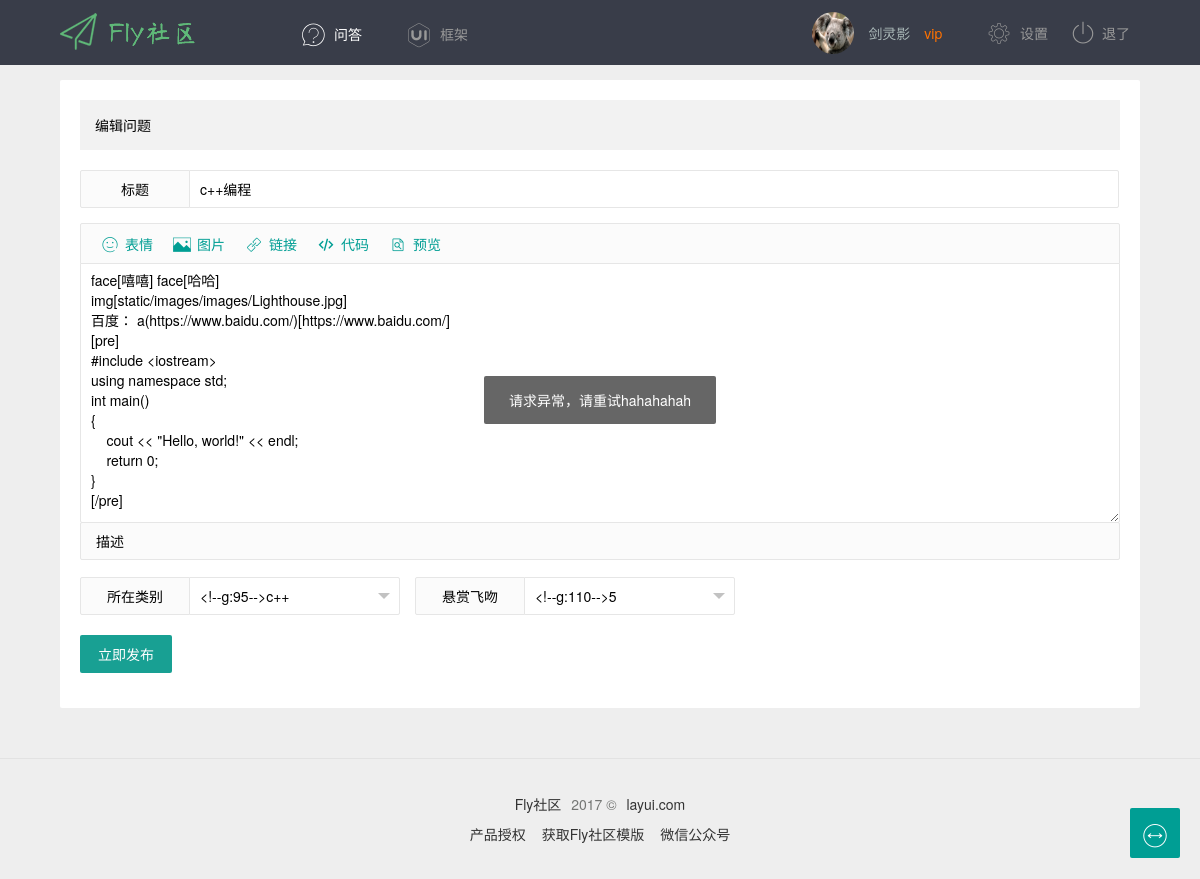
The page /jie/edit/1 (signed in) on the database its author committed.
### myweb/models.py (models this page shows, shortened)
class Webuser(models.Model):#用户表
    id = models.AutoField(primary_key=True)  # ID
    user=models.OneToOneField(User)#user一对一
    avatar=models.ImageField(upload_to='avatar',blank=True,null=True,default='static/images/avatar/default.png')#头像
    score=models.IntegerField(default=0)#积分
    desc=models.TextField(blank=True,null=True)#签名
    city=models.TextField(max_length=50,blank=True,null=True)#城市
    sex=models.IntegerField(default=0)#0为男，1为女
    qq=models.TextField(max_length=12,blank=True,null=True)
    weibo=models.TextField(max_length=50,blank=True,null=True)
    collection=models.ManyToManyField('Article')#文章收藏，与文章多对多

class Article(models.Model):
    aid=models.AutoField(primary_key=True)
    title=models.CharField(max_length=50,default="这是标题")#文章标题
    content=models.TextField()#正文
    creator=models.ForeignKey(Webuser,default=None)#作者
    pubTime=models.DateTimeField(auto_now_add=True)#发布时间
    parentID=models.ForeignKey('self',default=0)#父贴。0表示为文章，否则为回复
    score=models.IntegerField(default=0,null=True)#帖子悬赏积分
    attach=models.ForeignKey(Attachment,null=True)#帖子附加信息
    Article_Category = models.ManyToManyField('Category')#文章目录

### myweb/views.py (the view, shortened to what this page needs)
# urls.py: url(r'^jie/edit/(.+)$', myview.jieedit, name='jieedit'),#文章编辑
def jieedit(request,aid):#文章修改，aid为文章标识
    webuser = Webuser.objects.get(user_id=request.user.id)
    if aid != '0':#跳转文章编辑页面
        article = Article.objects.get(aid=aid)
        category = Category.objects.all()#分类列表
        category_id=article.Article_Category.all().values('cid')#文章分类
        return render(request, 'website/jie/edit.html',{'webuser':webuser, 'article': article,'category':category})

### myweb/templates/website/jie/edit.html (shortened to what this page needs)
{% extends "base.html"%}
  {% load static %}
{% block content%}
<div class="main layui-clear">
  <div class="fly-panel" pad20>
    <h2 class="page-title">编辑问题</h2>
    <div class="layui-form layui-form-pane">
      <form action="0"  method="post" >
        <div class="layui-form-item">
          <label for="L_title" class="layui-form-label">标题</label>
          <div class="layui-input-block">
            <input type="text" id="L_title" name="title" value="{{ article.title }}" required lay-verify="required" autocomplete="off" class="layui-input">
          </div>
        </div>
        <div class="layui-form-item layui-form-text">
          <div class="layui-input-block">
            <textarea id="L_content" name="content" required lay-verify="required" placeholder="请输入内容" class="layui-textarea fly-editor" style="height: 260px;">{{ article.content }}</textarea>
          </div>
          <label for="L_content" class="layui-form-label" style="top: -2px;">描述</label>
        </div>
        <div class="layui-form-item">
          <div class="layui-inline">
            <label class="layui-form-label">所在类别</label>
            <div class="layui-input-block">
            </div>
          </div>
          <div class="layui-inline">
            <label class="layui-form-label">悬赏飞吻</label>
            <div class="layui-input-block">
            </div>
          </div>
        </div>
        <div class="layui-form-item">
          <button class="layui-btn" lay-filter="ar" lay-submit>立即发布</button>
        </div>
      </form>
    </div>
  </div>
</div>
{% endblock %}

### templates/base.html (shortened to what this page needs)
  {% load static %}
<!DOCTYPE html>
<html lang="en">
<head>
  <link rel="stylesheet" href="{% static 'layui/css/layui.css' %}">
  <link rel="stylesheet" href="{% static  'css/global.css' %}">
  <link rel="stylesheet" data-href="{% static  'css/full.css' %}" class="fly-style" id="style">
</head>
<body>
<div class="header">
  <div class="main">
    <a class="logo" href="/" title="Fly">Fly社区</a>
    <div class="nav">
      <a class="nav-this" href="{% url 'jieindex' 1 %}">
        <i class="iconfont icon-wenda"></i>问答
      </a>
      <a href="http://www.layui.com/" target="_blank">
        <i class="iconfont icon-ui"></i>框架
      </a>
    </div>
    <div class="nav-user">
{% if request.user.is_authenticated %}
      <a class="avatar" href="{% url 'userhome' request.user.id %}">
        <img src="/{{ webuser.avatar }}">
        <cite>{{ request.user.username}}</cite>
        <i>vip</i>
      </a>
      <div class="nav">
        <a href="{% url 'userset' %}"><i class="iconfont icon-shezhi"></i>设置</a>
        <a href="{% url 'userlogout' %}"><i class="iconfont icon-tuichu" style="top: 0; font-size: 22px;"></i>退了</a>
      </div>
        {% endif %}
    </div>
  </div>
</div>
{% block content %}{% endblock %}
<div class="footer">
  <p><a href="http://fly.layui.com/">Fly社区</a> 2017 &copy; <a href="http://www.layui.com/">layui.com</a></p>
  <p>
    <a href="http://fly.layui.com/auth/get" target="_blank">产品授权</a>
    <a href="http://fly.layui.com/jie/8157.html" target="_blank">获取Fly社区模版</a>
    <a href="http://fly.layui.com/jie/2461.html" target="_blank">微信公众号</a>
  </p>
</div>
</body>
</html>

### static/layui/css/layui.css (style rules this page uses)
.layui-laypage a,a { text-decoration:none }
.layui-btn,.layui-inline,img { vertical-align:middle }
.layui-btn,.layui-unselect { -webkit-user-select:none;-ms-user-select:none;-moz-user-select:none }
.layui-btn,.layui-tree li i,.layui-unselect { -moz-user-select:none }
blockquote,body,button,dd,div,dl,dt,form,h1,h2,h3,h4,h5,h6,input,li,ol,p,pre,td,textarea,th,ul { margin:0;padding:0;-webkit-tap-highlight-color:rgba(0,0,0,0) }
img { display:inline-block;border:none }
h1,h2,h3 { font-size:14px;font-weight:400 }
button,input,optgroup,option,select,textarea { font-family:inherit;font-size:inherit;font-style:inherit;font-weight:inherit;outline:0 }
body { line-height:24px;font:14px Helvetica Neue,Helvetica,PingFang SC,\5FAE\8F6F\96C5\9ED1,Tahoma,Arial,sans-serif }
a { color:#333 }
a cite { font-style:normal;*cursor:pointer }
.layui-clear { clear:both;*zoom:1 }
.layui-clear:after { content:'\20';clear:both;*zoom:1;display:block;height:0 }
.layui-inline { position:relative;display:inline-block;*display:inline;*zoom:1 }
.layui-btn,.layui-input,.layui-select,.layui-textarea,.layui-upload-button { outline:0;-webkit-transition:border-color .3s cubic-bezier(.65,.05,.35,.5);transition:border-color .3s cubic-bezier(.65,.05,.35,.5);-webkit-box-sizing:border-box!important;-moz-box-sizing:border-box!important;box-sizing:border-box!important }
.layui-btn { display:inline-block;height:38px;line-height:38px;padding:0 18px;background-color:#009688;color:#fff;white-space:nowrap;text-align:center;font-size:14px;border:none;border-radius:2px;cursor:pointer;opacity:.9;filter:alpha(opacity=90) }
.layui-input,.layui-select,.layui-textarea { height:38px;line-height:38px;line-height:36px\9;border:1px solid #e6e6e6;background-color:#fff;border-radius:2px }
.layui-form-label,.layui-form-mid,.layui-textarea { line-height:20px;position:relative }
.layui-input,.layui-textarea { display:block;width:100%;padding-left:10px }
.layui-textarea { min-height:100px;height:auto;padding:6px 10px;resize:vertical }
.layui-form-item { margin-bottom:15px;clear:both;*zoom:1 }
.layui-form-item:after { content:'\20';clear:both;*zoom:1;display:block;height:0 }
.layui-form-label { float:left;display:block;padding:9px 15px;width:80px;font-weight:400;text-align:right }
.layui-form-item .layui-inline { margin-bottom:5px;margin-right:10px }
.layui-input-block,.layui-input-inline { position:relative }
.layui-input-block { margin-left:110px;min-height:36px }
.layui-form-pane .layui-form-label { width:110px;padding:8px 15px;height:38px;line-height:20px;border:1px solid #e6e6e6;border-radius:2px 0 0 2px;text-align:center;background-color:#FBFBFB;overflow:hidden;white-space:nowrap;text-overflow:ellipsis;-webkit-box-sizing:border-box!important;-moz-box-sizing:border-box!important;box-sizing:border-box!important }
.layui-form-pane .layui-input-block { margin-left:110px;left:-1px }
.layui-form-pane .layui-input { border-radius:0 2px 2px 0 }
.layui-form-pane .layui-form-text .layui-form-label { float:none;width:100%;border-right:1px solid #e6e6e6;border-radius:2px;-webkit-box-sizing:border-box!important;-moz-box-sizing:border-box!important;box-sizing:border-box!important;text-align:left }
.layui-form-pane .layui-form-text .layui-input-block { margin:0;left:0;top:-1px }
.layui-form-pane .layui-form-text .layui-textarea { min-height:100px;border-radius:0 0 2px 2px }

### rows shown on the page
Webuser: avatar (picture)
Article: title "c++编程", content "face[嘻嘻] face[哈哈] img[static/images/images/Lighthouse.jpg] 百度： a(https://www.baidu.com/)[https://www.baidu.com/] [pre] #include <iostream> using namespace std; int main() { cout << \"Hello, world!\" << endl; return 0; } [/pre]"

### other values the page prints
{{ request.user.username }} "剑灵影"
